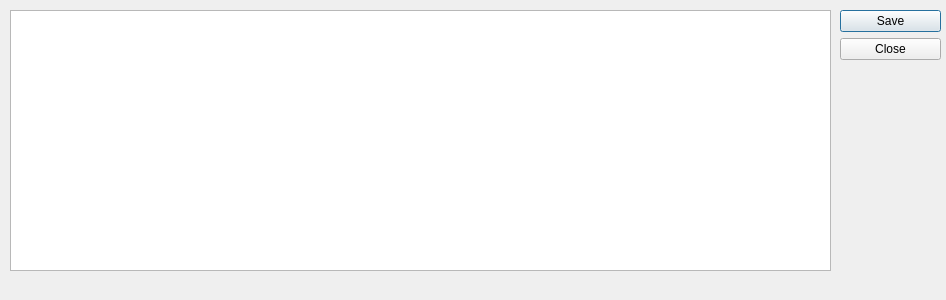
<?xml version="1.0" encoding="UTF-8"?>
<ui version="4.0">
 <class>log</class>
 <widget class="QDialog" name="log">
  <property name="geometry">
   <rect>
    <x>0</x>
    <y>0</y>
    <width>946</width>
    <height>300</height>
   </rect>
  </property>
  <property name="windowTitle">
   <string>Lutool - log</string>
  </property>
  <widget class="QDialogButtonBox" name="buttonBox">
   <property name="geometry">
    <rect>
     <x>840</x>
     <y>10</y>
     <width>101</width>
     <height>241</height>
    </rect>
   </property>
   <property name="orientation">
    <enum>Qt::Vertical</enum>
   </property>
   <property name="standardButtons">
    <set>QDialogButtonBox::Close|QDialogButtonBox::Save</set>
   </property>
  </widget>
  <widget class="QTextBrowser" name="logBrowser">
   <property name="geometry">
    <rect>
     <x>10</x>
     <y>10</y>
     <width>821</width>
     <height>261</height>
    </rect>
   </property>
  </widget>
 </widget>
 <resources/>
 <connections>
  <connection>
   <sender>buttonBox</sender>
   <signal>accepted()</signal>
   <receiver>log</receiver>
   <slot>accept()</slot>
   <hints>
    <hint type="sourcelabel">
     <x>248</x>
     <y>254</y>
    </hint>
    <hint type="destinationlabel">
     <x>157</x>
     <y>274</y>
    </hint>
   </hints>
  </connection>
  <connection>
   <sender>buttonBox</sender>
   <signal>rejected()</signal>
   <receiver>log</receiver>
   <slot>reject()</slot>
   <hints>
    <hint type="sourcelabel">
     <x>316</x>
     <y>260</y>
    </hint>
    <hint type="destinationlabel">
     <x>286</x>
     <y>274</y>
    </hint>
   </hints>
  </connection>
 </connections>
</ui>
